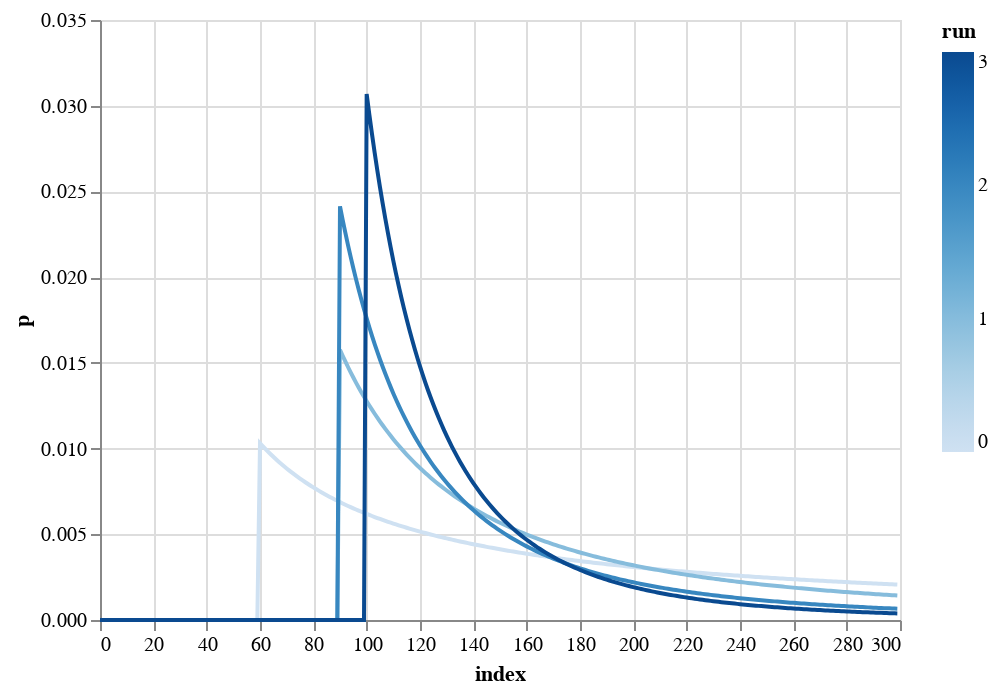

Here is the notebook cell this chart was saved with:
### Code cell
def likelihood(data, n):
    return np.append(
        np.repeat(0, data),
        1/np.arange(data, n)
    )
    
def update_train(pmf, dataset, dists, n):
    pmf = pmf.copy()
    pmf.normalize()
    for i, data in enumerate(dataset):
        pmf *= likelihood(data, n)
        pmf.normalize()
        dist = pd.DataFrame(pmf.copy())
        dist["run"] = i
        dists.append(dist)

n = 300
dists = []
pmf = Pmf(1, np.arange(n))
update_train(pmf, [60, 90, 70, 100], dists, n)

log = pd.concat(dists)
log.columns = ["p", "run"]
log = log.reset_index()

alt.Chart(log).encode(x="index", y="p", color="run").mark_line(opacity=1)

### Figure 1 — Vega-Lite specification as saved in the notebook (floating-point values rounded to 4 significant figures; data arrays with more than 128 entries replaced by an {"elided": "..."} marker saying what was removed)
{"config": {"view": {"continuousWidth": 400, "continuousHeight": 300}}, "data": {"name": "data-702de7ae375ddffa8c7cf4739df737e9"}, "mark": {"type": "line", "opacity": 1}, "encoding": {"color": {"field": "run", "type": "quantitative"}, "x": {"field": "index", "type": "quantitative"}, "y": {"field": "p", "type": "quantitative"}}, "$schema": "https://vega.github.io/schema/vega-lite/v4.17.0.json", "datasets": {"data-702de7ae375ddffa8c7cf4739df737e9": {"elided": "1200 records"}}}
